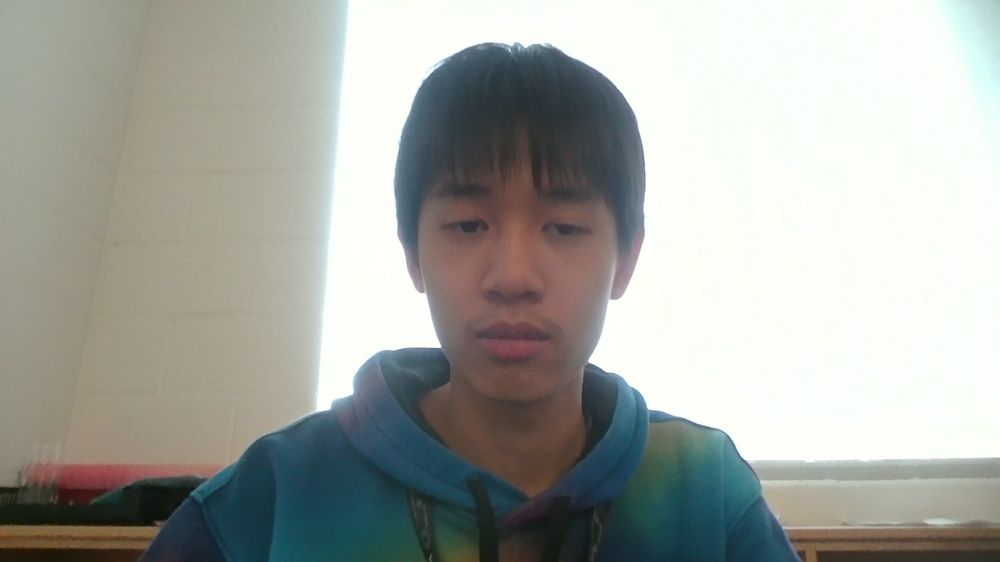
#> input picture tovi.jpg, 1000 x 562 px, shrunk from 1920 x 1080 before the run, found by its file name
$ python main.py
#> lines starting #> are read from the running program, lines starting #| are printed output that depends on the picture; after the words box and inside, x2 and y2 are one past the last pixel; in counts of white or black regions, pixels touching at a corner belong together
import cv2
import numpy as np

# Load the Haar Cascade for face detection
face_cascade = cv2.CascadeClassifier(cv2.data.haarcascades + 'haarcascade_frontalface_default.xml')

# Initialize ORB detector
orb = cv2.ORB_create()

# Load the reference image (tovi.jpg) and convert to grayscale
reference_image = cv2.imread('tovi.jpg')  # Ensure 'tovi.jpg' is in the same directory
#> reference_image is the input picture: shape (562, 1000, 3); mean B, G, R 161.9, 167.5, 165
gray_reference = cv2.cvtColor(reference_image, cv2.COLOR_BGR2GRAY)
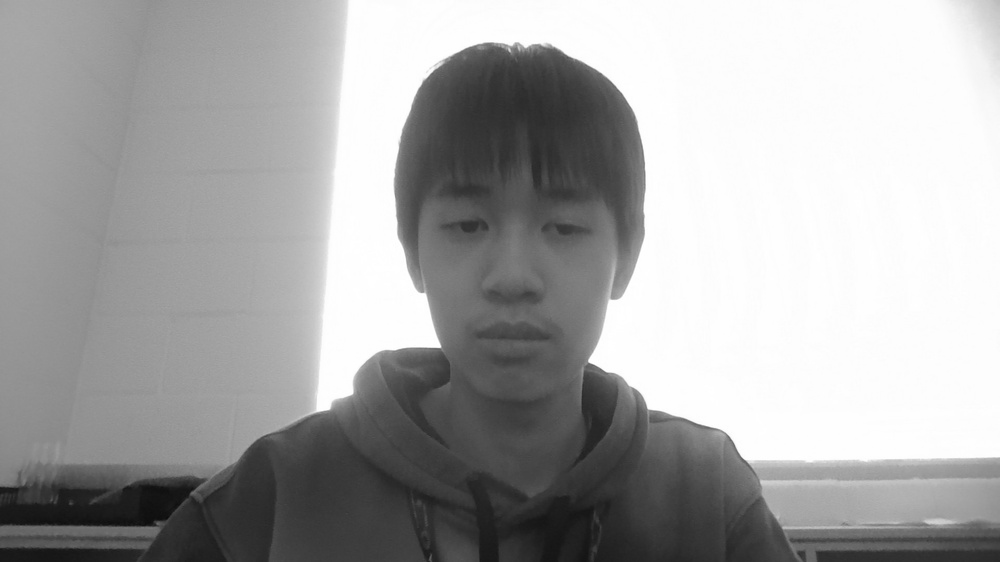
#> gray_reference: shape (562, 1000); min 11, max 255, mean 166.2

# Detect keypoints and descriptors in the reference image
kp_reference, des_reference = orb.detectAndCompute(gray_reference, None)
#> kp_reference = 285 keypoints; strongest (x, y, size): (440, 346, 31), (435, 343, 77.1), (589, 361, 31), (439, 346, 37.2)

# Ensure the reference image has valid descriptors
if des_reference is None:
    print("Error: No descriptors found for the reference image!")
    exit()

# Start video capture (0 is the default webcam)
cap = cv2.VideoCapture(0)

while True:
    # Read a frame from the webcam
    ret, frame = cap.read()
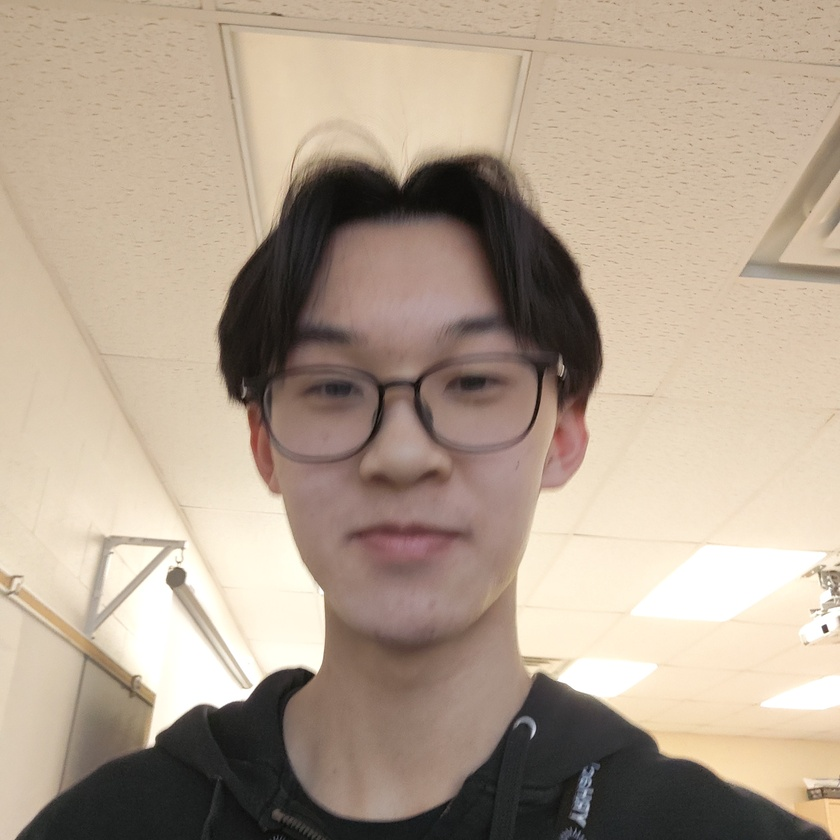
#> input picture facial-recognition2/lucas.jpg, 840 x 840 px, shrunk from 4896 x 4896 before the run, given in place of the camera
#> frame is the input picture: shape (840, 840, 3); mean B, G, R 143.8, 161.6, 178.5

    # Convert the frame to grayscale (required for feature detection)
    gray = cv2.cvtColor(frame, cv2.COLOR_BGR2GRAY)
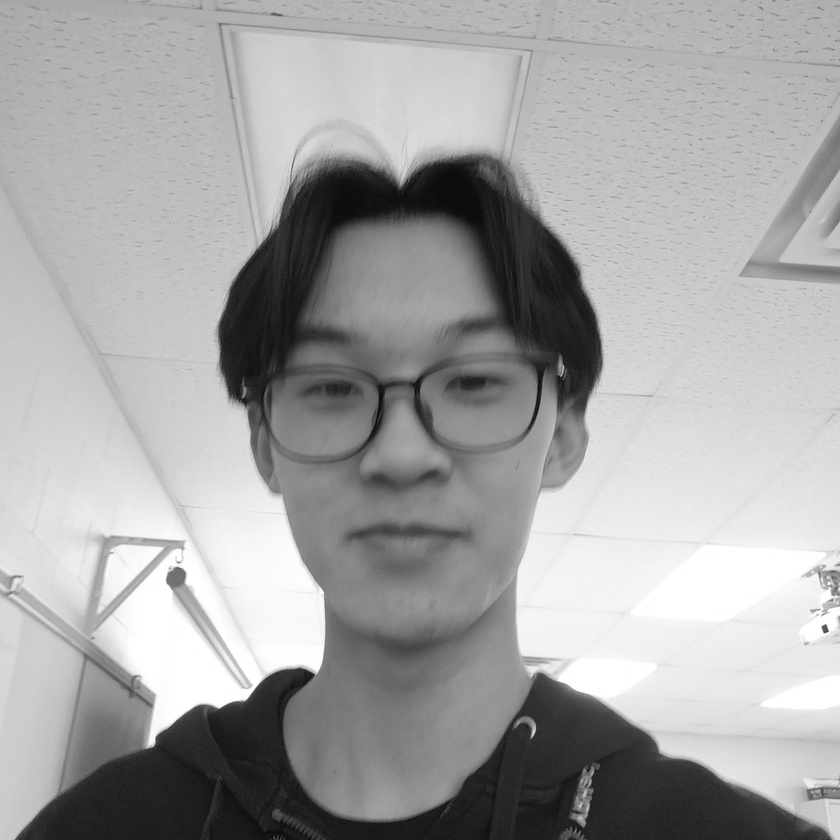
#> gray: shape (840, 840); min 5, max 255, mean 164.6

    # Detect faces in the current frame
    faces = face_cascade.detectMultiScale(gray, scaleFactor=1.1, minNeighbors=5, minSize=(30, 30))
#> faces = [[230, 247, 346, 346]]

    for (x, y, w, h) in faces:
        # Extract the detected face from the frame
        detected_face = gray[y:y + h, x:x + w]

        # Detect keypoints and descriptors in the detected face
        kp_face, des_face = orb.detectAndCompute(detected_face, None)

        # Ensure valid descriptors exist for the detected face
        if des_face is None:
            continue  # Skip this face if no descriptors were found

        # Match the keypoints between the detected face and the reference image
        bf = cv2.BFMatcher(cv2.NORM_HAMMING, crossCheck=True)

        # Ensure the descriptors are of the same type and shape before matching
        if des_reference.shape[1] == des_face.shape[1]:
            matches = bf.match(des_reference, des_face)

            # Sort them based on distance (lower is better)
            matches = sorted(matches, key=lambda x: x.distance)

            # If the number of good matches is above a threshold, consider it a match
            if len(matches) > 10:  # Adjust the number of matches required
                cv2.rectangle(frame, (x, y), (x + w, y + h), (0, 255, 0), 2)  # Green rectangle for match
                print (len(matches))
            else:
                cv2.rectangle(frame, (x, y), (x + w, y + h), (255, 0, 0), 2)  # Blue rectangle for non-match

        else:
            # If the descriptors have incompatible shapes, skip this face
            continue
#> this loop made 1 pass
#> (x, y, w, h, matches) on pass 1: (230, 247, 346, 346, 25 matches)
#| 25
#> pass 1, `detected_face = gray[y:y + h, x:x + w]`:
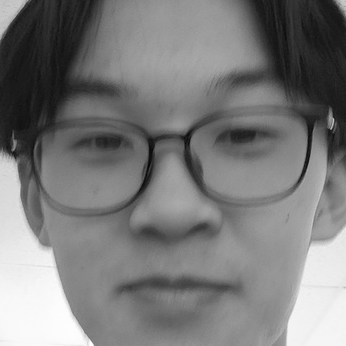
#> detected_face: shape (346, 346); min 5, max 254, mean 123
#> after the loop:
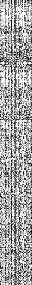
#> des_reference: shape (285, 32); min 0, max 255, mean 163.9
#> after the loop:
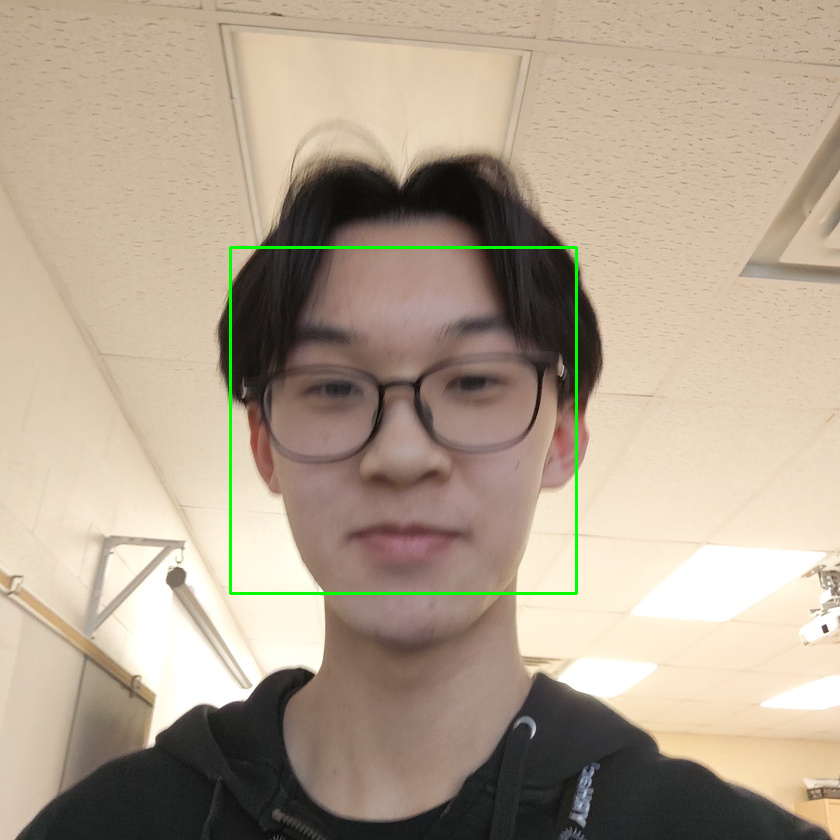
#> frame: shape (840, 840, 3); 0.59% of pixels changed, all inside (x1, y1, x2, y2) = (229, 246, 578, 595)

    # Display the resulting frame
    cv2.imshow('Face Detection & Matching', frame)

    # Exit the loop when 'q' is pressed
    if cv2.waitKey(1) & 0xFF == ord('q'):
#> (key q is pressed here)
        break

# Release the webcam and close all windows
cap.release()
cv2.destroyAllWindows()
